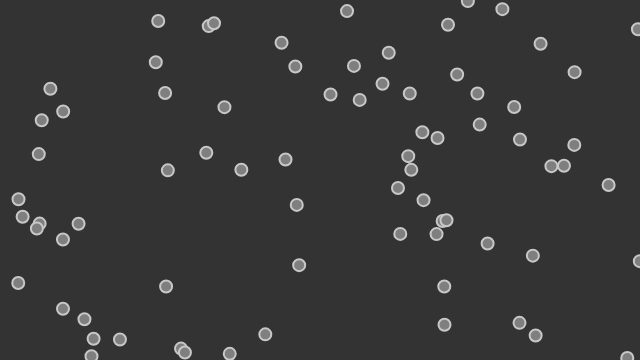
Frame 1 (no input)
Frame 60 (no input): identical to frame 1, image omitted
Frame 120 (the mouse pressed at the canvas centre since frame 60): identical to frame 1, image omitted

The p5.js sketch that drew this single still picture (run headless with seeded random() and noise() and a simulated clock; from frame 60 on, the mouse is pressed at the canvas centre):

// p5.js sketch
// ── sketch.js
var vehicles = [];

function setup() {

  createCanvas(640, 360);
  // We are now making random vehicles and storing them in an array
  for (var i = 0; i < 75; i++) {
    vehicles.push(new Vehicle(random(width), random(height)));
  }
}

function draw() {
  background(51);

  for (var i = 0; i < vehicles.length; i++) {
    vehicles[i].separate(vehicles);
    vehicles[i].update();
    vehicles[i].borders();
    vehicles[i].display();
  }
}


function mouseDragged() {
  vehicles.push(new Vehicle(mouseX, mouseY));
}

// ── vehicle.js
function Vehicle(x, y) {
  // All the usual stuff
  this.position = createVector(x, y);
  this.r = 12;
  this.maxspeed = 3; // Maximum speed
  this.maxforce = 0.2; // Maximum steering force
  this.acceleration = createVector(0, 0);
  this.velocity = createVector(0, 0);

  this.applyForce = function(force) {
    // We could add mass here if we want A = F / M
    this.acceleration.add(force);
  }

  this.applyBehaviors = function(vehicles) {
    var separateForce = this.separate(vehicles);
    var seekForce = this.seek(createVector(mouseX, mouseY));

    separateForce.mult(slider1.value());
    seekForce.mult(slider2.value());

    this.applyForce(separateForce);
    this.applyForce(seekForce);
  }

  // A method that calculates a steering force towards a target
  this.seek = function(target) {
    var desired = p5.Vector.sub(target, this.position); // A vector pointing from the location to the target

    // Normalize desired and scale to maximum speed
    desired.mag(this.maxspeed);

    // Steering = Desired minus velocity
    var steer = p5.Vector.sub(desired, this.velocity);
    steer.limit(this.maxforce); // Limit to maximum steering force
    return steer;
}

  // Separation
  // Method checks for nearby vehicles and steers away
  this.separate = function(vehicles) {
    var desiredseparation = 20;
    var sum = createVector();
    var count = 0;
    // For every boid in the system, check if it's too close
    for (var i = 0; i < vehicles.length; i++) {
      var d = p5.Vector.dist(this.position, vehicles[i].position);
      // If the distance is greater than 0 and less than an arbitrary amount (0 when you are yourself)
      if ((d > 0) && (d < desiredseparation)) {
        // Calculate vector pointing away from neighbor
        var diff = p5.Vector.sub(this.position, vehicles[i].position);
        diff.normalize();
        diff.div(d); // Weight by distance
        sum.add(diff);
        count++; // Keep track of how many
      }
    }
    // Average -- divide by how many
    if (count > 0) {
      sum.div(count);
      // Our desired vector is the average scaled to maximum speed
      sum.normalize();
      sum.mult(this.maxspeed);
      // Implement Reynolds: Steering = Desired - Velocity
      sum.sub(this.velocity);
      sum.limit(this.maxforce);
    }
    return sum;
}

  // Method to update location
  this.update = function() {
    // Update velocity
    this.velocity.add(this.acceleration);
    // Limit speed
    this.velocity.limit(this.maxspeed);
    this.position.add(this.velocity);
    // Reset accelertion to 0 each cycle
    this.acceleration.mult(0);
  }

  this.display = function() {
    fill(127);
    stroke(200);
    strokeWeight(2);
    push();
    translate(this.position.x, this.position.y);
    ellipse(0, 0, this.r, this.r);
    pop();
  }

  // Wraparound
  this.borders = function() {
    if (this.position.x < -this.r) this.position.x = width + this.r;
    if (this.position.y < -this.r) this.position.y = height + this.r;
    if (this.position.x > width + this.r) this.position.x = -this.r;
    if (this.position.y > height + this.r) this.position.y = -this.r;
  }
}
